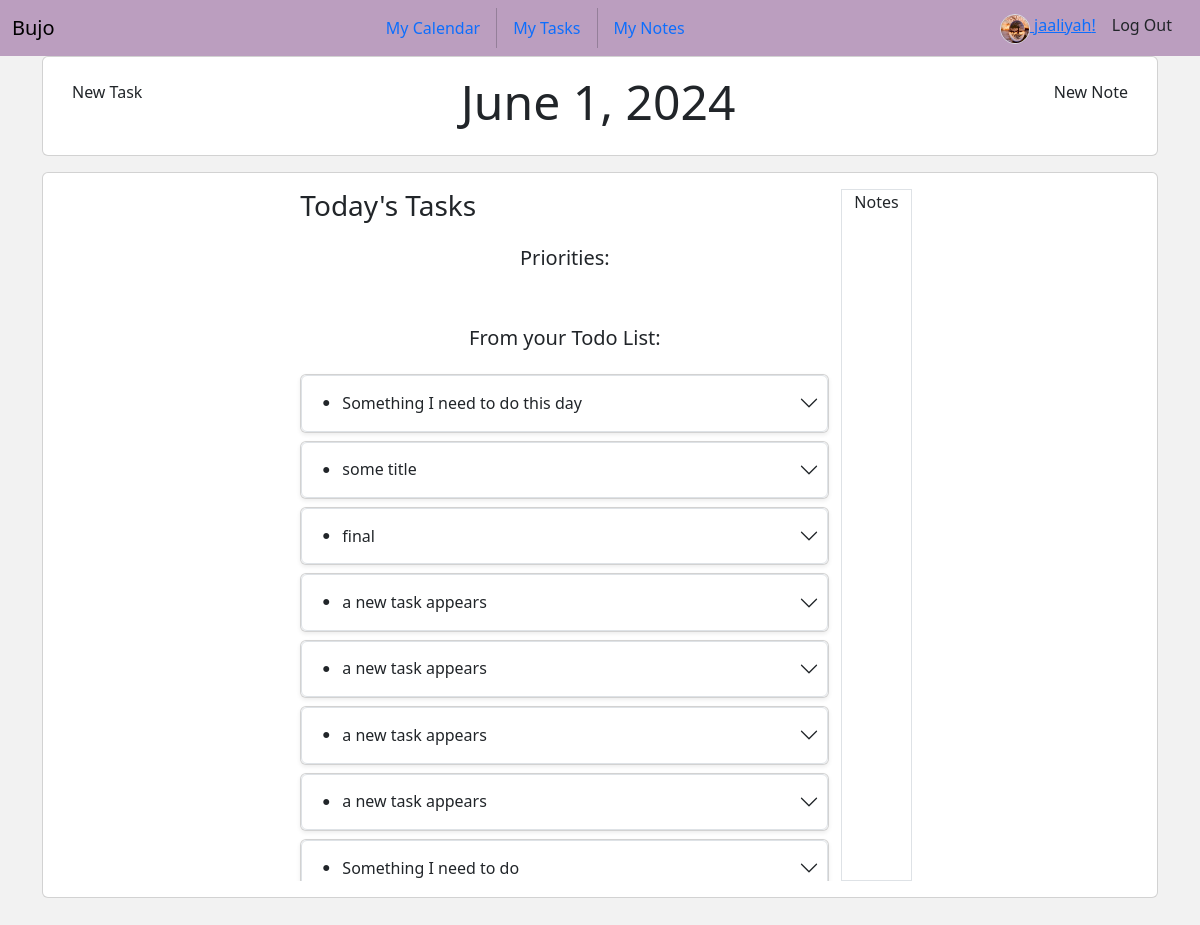
Screenshot of /2024/6/1 (signed in) with the database file from the repository.
### planner/models.py (models this page shows, shortened)
class User(AbstractUser):
    avatar = models.ImageField(default="https://static.vecteezy.com/system/resources/thumbnails/009/734/564/small/default-avatar-profile-icon-of-social-media-user-vector.jpg", upload_to="user_images")
    bio = models.TextField()

class Task(models.Model):
    title = models.CharField(max_length=255)
    description = models.TextField(null=True, blank=True)
    created_on = models.DateTimeField(auto_now = True)
    due_date = models.DateField(null=True, blank=True)
    user = models.ForeignKey(User, on_delete=models.CASCADE, related_name="Tasks" )
    is_completed = models.BooleanField(default=False)
    todolist = models.ForeignKey(ToDoList, on_delete=models.CASCADE)
    class Meta:
        ordering = ["due_date"]

### planner/views.py (the view)
# urls.py: path("<int:year>/<int:month>/<int:day>", views.daily, name="daily"),
@login_required
def daily(request, year, month, day):
    date = f'{MONTHS[month-1]} {day}, {year}'
    in_progress_tasks = Task.objects.filter(is_completed = False,
                                            user = request.user)
    tasks = Task.objects.filter(due_date__day=day,
                                due_date__month=month,
                                due_date__year = year,
                                user = request.user)
    notes = Note.objects.filter(created_on__day=day,
                                created_on__month = month,
                                created_on__year = year)
    return render(request, "planner/day.html", {"date":date, "tasks": tasks, "notes": notes, "in_prog_tasks": in_progress_tasks })

### planner/templates/planner/day.html (shortened to what this page needs)
{% extends "planner/layout.html" %}
{% block main %}
<div class="container-fluid container-md">
    <div class="card mb-3">
        <div class="card-body">
            <div class="row justify-content-between">
                <div class="col-auto">
                    <a class="btn" href="{% url 'new_task' %}">New Task</a>
                </div>
                <div class="col text-center">
                    <h1 class="display-5">{{date}}</h1>
                </div>
                <div class="col-auto">
                    <a class="btn" href="{% url 'new_note' %}">New Note</a>
                </div>
            </div>
        </div>
    </div>
    <div class="card">
        <div class="card-body">
            <div class="row justify-content-center">
                <div class="col-6">
                    <h3>Today's Tasks</h3>
                    <div class="row mb-3">
                        <div class="col overflow-scroll" style="max-height: 70vh;">
                            <div class="card-body text-center">
                                <h5>Priorities:</h5>
                            </div>
                        </div>
                    </div>
                    <div class="row">
                        <div class="col overflow-scroll" style="max-height: 50vh;">
                            <div class="card-body text-center">
                                <h5>From your Todo List:</h5>
                            </div>
                            {% for task in in_prog_tasks %}
                            <div class="card shadow-sm mb-2">
                                <div class="accordion accorion-flush" id="taskAccorion">
                                    <div class="accordion-item">
                                        <h3 class="accordion-header p-2">
                                            <button class="accordion-button collapsed p-0" type="button"
                                                data-bs-toggle="collapse" data-bs-target="#flush-collapse{{task.id}}">
                                                <i class="bi bi-dot fs-2 p-0"></i>{{task.title}}</button>
                                        </h3>
                                    </div>
                                </div>
                            </div>
                            {% endfor %}
                        </div>
                    </div>
                </div>
                <div class="col-auto border border-1" style="max-height: 75vh;">
                    <p>Notes</p>
                </div>
            </div>
        </div>
    </div>
</div>
{% endblock %}

### planner/templates/planner/layout.html (shortened to what this page needs)
{% load static %}
<!DOCTYPE html>
<html lang="en">
<head>
    <link rel="stylesheet" href="https://cdn.jsdelivr.net/npm/bootstrap-icons@1.11.2/font/bootstrap-icons.min.css">
    <link href="https://cdn.jsdelivr.net/npm/bootstrap@5.3.2/dist/css/bootstrap.min.css" rel="stylesheet"
>
    <link rel="stylesheet" href="{% static 'planner/colors.css' %}">
    <link rel="stylesheet" href="{% static 'planner/styles.css' %}">
</head>
<body class="">
    <div class="vh-100">
        <nav class="navbar sticky-top bg-primary">
            <div class="container-fluid">
                <a class="navbar-brand" href="{% url 'index' %}">Bujo</a>
                {% if user.is_authenticated %}
                <ul class="nav">
                    <li class="nav-item">
                        <a class="nav-link" href="{% url 'calendar' %}">My Calendar</a>
                    </li>
                    <li class="nav-item">
                        <a class="nav-link" href="{% url 'taskList' %}">My Tasks</a>
                    </li>
                    <li class="nav-item">
                        <a class="nav-link" href="{% url 'noteList' %}">My Notes</a>
                    </li>
                </ul>
                <div class="d-flex">
                    <a class="nav-brand" href="{% url 'profile' %}">
                        <img src="{{user.avatar.url}}" alt="User Avatar"
                            class="d-inline-block align-text-top border rounded-circle" height="30" width="30">
                        {{user.username}}!</a>
                    <a class="mx-3 nav-link" href="{% url 'logout' %}">Log Out</a>
                </div>
                {% else %}
                <div class="">
                    <a class="nav-link me-2" href="{% url 'login' %}">Log In</a>
                    <a class="nav-link" href="{% url 'register' %}">Register</a>
                </div>
                {% endif %}
            </div>
        </nav>
        <main>
            <div class="container-fluid mainContent">
                {% block main %}
                {% endblock %}
            </div>
        </main>
    </div>
</body>
</html>

### planner/static/planner/colors.css (style rules this page uses)
.bg-primary { background-color: #bb9ebf !important; }

### planner/static/planner/styles.css (style rules this page uses)
:root { --app-height: 100vh; --primary-color: #c00000; --secondary-color: #525252; --tertiary-color: rgb(132, 134, 124); --soft-color: #f2f2f2; --color2: #FBFEF9; --color3: #85877C; --color4: #0a090C; --color5: #07393C; --color6: #e9e2eec9; --bs-primary: #7e569b; }
:root, [data-bs-theme=light] { --bs-primary: #9a43d8c9; }
.mainContent { height: calc(100vh - 56px); background-color: var(--soft-color); }

### rows the page displays
User: avatar (picture), username "jaaliyah"
Task: title "Something I need to do this day"
Task: title "some title"
Task: title "final"
Task: title "a new task appears"
Task: title "a new task appears"
Task: title "a new task appears"
Task: title "a new task appears"
Task: title "Something I need to do"

### other values shown
{{ date }} "June 1, 2024"
